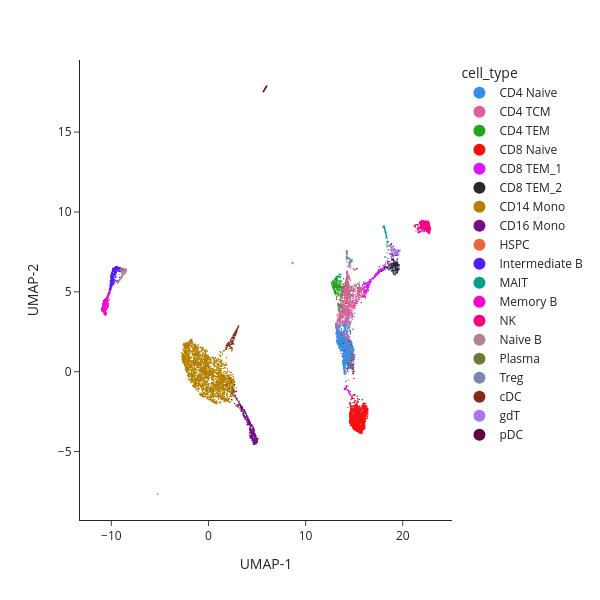

The cell this chart's notebook holds for it:
### Code cell
fig = snap.pl.umap(
    rna,
    color="cell_type",
    interactive=False,
    show=False,
    height=600,
    width=600,
)
fig.show()
# fig.update_layout(
#     legend=dict(
#         orientation="v",
#         yanchor="top",
#         y=1,
#         xanchor="left",
#         x=1.02,
#     ),
#     margin=dict(r=250),
# )

# fig.show()

### Figure 1 — Plotly figure (JSON) as saved in the notebook; plotly's stock layout.template omitted (floating-point values rounded to 4 significant figures; data arrays with more than 128 entries replaced by an {"elided": "..."} marker saying what was removed)
{"data": [{"hovertemplate": "cell_type=CD4 Naive<br>UMAP-1=%{x}<br>UMAP-2=%{y}<extra></extra>", "legendgroup": "CD4 Naive", "marker": {"color": "#2E91E5", "opacity": 1, "size": 1.41, "symbol": "circle"}, "mode": "markers", "name": "CD4 Naive", "showlegend": true, "type": "scattergl", "x": {"elided": "1382 float values"}, "xaxis": "x", "y": {"elided": "1382 float values"}, "yaxis": "y"}, {"hovertemplate": "cell_type=CD4 TCM<br>UMAP-1=%{x}<br>UMAP-2=%{y}<extra></extra>", "legendgroup": "CD4 TCM", "marker": {"color": "#E15F99", "opacity": 1, "size": 1.41, "symbol": "circle"}, "mode": "markers", "name": "CD4 TCM", "showlegend": true, "type": "scattergl", "x": {"elided": "1113 float values"}, "xaxis": "x", "y": {"elided": "1113 float values"}, "yaxis": "y"}, {"hovertemplate": "cell_type=CD4 TEM<br>UMAP-1=%{x}<br>UMAP-2=%{y}<extra></extra>", "legendgroup": "CD4 TEM", "marker": {"color": "#1CA71C", "opacity": 1, "size": 1.41, "symbol": "circle"}, "mode": "markers", "name": "CD4 TEM", "showlegend": true, "type": "scattergl", "x": {"elided": "286 float values"}, "xaxis": "x", "y": {"elided": "286 float values"}, "yaxis": "y"}, {"hovertemplate": "cell_type=CD8 Naive<br>UMAP-1=%{x}<br>UMAP-2=%{y}<extra></extra>", "legendgroup": "CD8 Naive", "marker": {"color": "#FB0D0D", "opacity": 1, "size": 1.41, "symbol": "circle"}, "mode": "markers", "name": "CD8 Naive", "showlegend": true, "type": "scattergl", "x": {"elided": "1354 float values"}, "xaxis": "x", "y": {"elided": "1354 float values"}, "yaxis": "y"}, {"hovertemplate": "cell_type=CD8 TEM_1<br>UMAP-1=%{x}<br>UMAP-2=%{y}<extra></extra>", "legendgroup": "CD8 TEM_1", "marker": {"color": "#DA16FF", "opacity": 1, "size": 1.41, "symbol": "circle"}, "mode": "markers", "name": "CD8 TEM_1", "showlegend": true, "type": "scattergl", "x": {"elided": "322 float values"}, "xaxis": "x", "y": {"elided": "322 float values"}, "yaxis": "y"}, {"hovertemplate": "cell_type=CD8 TEM_2<br>UMAP-1=%{x}<br>UMAP-2=%{y}<extra></extra>", "legendgroup": "CD8 TEM_2", "marker": {"color": "#222A2A", "opacity": 1, "size": 1.41, "symbol": "circle"}, "mode": "markers", "name": "CD8 TEM_2", "showlegend": true, "type": "scattergl", "x": {"elided": "315 float values"}, "xaxis": "x", "y": {"elided": "315 float values"}, "yaxis": "y"}, {"hovertemplate": "cell_type=CD14 Mono<br>UMAP-1=%{x}<br>UMAP-2=%{y}<extra></extra>", "legendgroup": "CD14 Mono", "marker": {"color": "#B68100", "opacity": 1, "size": 1.41, "symbol": "circle"}, "mode": "markers", "name": "CD14 Mono", "showlegend": true, "type": "scattergl", "x": {"elided": "2554 float values"}, "xaxis": "x", "y": {"elided": "2554 float values"}, "yaxis": "y"}, {"hovertemplate": "cell_type=CD16 Mono<br>UMAP-1=%{x}<br>UMAP-2=%{y}<extra></extra>", "legendgroup": "CD16 Mono", "marker": {"color": "#750D86", "opacity": 1, "size": 1.41, "symbol": "circle"}, "mode": "markers", "name": "CD16 Mono", "showlegend": true, "type": "scattergl", "x": {"elided": "442 float values"}, "xaxis": "x", "y": {"elided": "442 float values"}, "yaxis": "y"}, {"hovertemplate": "cell_type=HSPC<br>UMAP-1=%{x}<br>UMAP-2=%{y}<extra></extra>", "legendgroup": "HSPC", "marker": {"color": "#EB663B", "opacity": 1, "size": 1.41, "symbol": "circle"}, "mode": "markers", "name": "HSPC", "showlegend": true, "type": "scattergl", "x": [8.612, 8.612, 8.602, 8.608, 8.617, 8.609, 8.611, 8.61, 8.611, 8.61, 8.609, 8.612, 8.616, 8.607, 8.609, 8.609, 8.601], "xaxis": "x", "y": [6.822, 6.822, 6.83, 6.822, 6.821, 6.823, 6.823, 6.823, 6.823, 6.823, 6.823, 6.823, 6.821, 6.821, 6.824, 6.823, 6.817], "yaxis": "y"}, {"hovertemplate": "cell_type=Intermediate B<br>UMAP-1=%{x}<br>UMAP-2=%{y}<extra></extra>", "legendgroup": "Intermediate B", "marker": {"color": "#511CFB", "opacity": 1, "size": 1.41, "symbol": "circle"}, "mode": "markers", "name": "Intermediate B", "showlegend": true, "type": "scattergl", "x": {"elided": "300 float values"}, "xaxis": "x", "y": {"elided": "300 float values"}, "yaxis": "y"}, {"hovertemplate": "cell_type=MAIT<br>UMAP-1=%{x}<br>UMAP-2=%{y}<extra></extra>", "legendgroup": "MAIT", "marker": {"color": "#00A08B", "opacity": 1, "size": 1.41, "symbol": "circle"}, "mode": "markers", "name": "MAIT", "showlegend": true, "type": "scattergl", "x": {"elided": "130 float values"}, "xaxis": "x", "y": {"elided": "130 float values"}, "yaxis": "y"}, {"hovertemplate": "cell_type=Memory B<br>UMAP-1=%{x}<br>UMAP-2=%{y}<extra></extra>", "legendgroup": "Memory B", "marker": {"color": "#FB00D1", "opacity": 1, "size": 1.41, "symbol": "circle"}, "mode": "markers", "name": "Memory B", "showlegend": true, "type": "scattergl", "x": {"elided": "298 float values"}, "xaxis": "x", "y": {"elided": "298 float values"}, "yaxis": "y"}, {"hovertemplate": "cell_type=NK<br>UMAP-1=%{x}<br>UMAP-2=%{y}<extra></extra>", "legendgroup": "NK", "marker": {"color": "#FC0080", "opacity": 1, "size": 1.41, "symbol": "circle"}, "mode": "markers", "name": "NK", "showlegend": true, "type": "scattergl", "x": {"elided": "403 float values"}, "xaxis": "x", "y": {"elided": "403 float values"}, "yaxis": "y"}, {"hovertemplate": "cell_type=Naive B<br>UMAP-1=%{x}<br>UMAP-2=%{y}<extra></extra>", "legendgroup": "Naive B", "marker": {"color": "#B2828D", "opacity": 1, "size": 1.41, "symbol": "circle"}, "mode": "markers", "name": "Naive B", "showlegend": true, "type": "scattergl", "x": [-8.72, -8.812, -8.58, -8.618, -8.463, -8.889, -8.73, -8.476, -8.519, -8.746, -8.589, -9.65, -9.201, -8.499, -8.686, -8.879, -9.324, -8.666, -8.745, -8.629, -8.689, -8.851, -8.806, -8.54, -8.777, -8.69, -8.578, -8.673, -8.607, -8.529, -8.632, -8.904, -8.744, -9.237, -9.305, -8.665, -8.534, -8.641, -9.115, -8.475, -8.534, -8.69, -8.735, -8.966, -9.005, -8.55, -8.71, -9.041, -8.659, -9.321, -8.848, -8.623, -8.701, -8.619, -8.98, -8.654, -9.591, -9.049, -8.62, -8.615, -8.625, -9.31, -8.942, -8.585, -8.732, -8.856, -8.663, -8.904, -8.466, -8.657, -8.513, -8.562, -8.71, -8.862, -9.178, -9.318, -8.51, -8.733, -8.451, -8.764, -9.301, -9.134, -8.728, -8.719, -8.726, -8.997, -8.688, -8.587, -8.622, -8.676, -8.84, -8.901, -8.508, -8.452, -8.973, -9.036, -8.449, -8.588, -8.516, -8.557, -8.443, -8.897, -8.575, -9.115, -8.815, -8.889, -8.638, -9.075, -8.703, -8.626, -8.556, -8.725, -8.669, -8.876, -8.445, -8.716, -8.58, -9.35, -8.879, -8.467, -8.446, -9.365, -8.668, -8.756, -8.606], "xaxis": "x", "y": [6.198, 6.129, 6.205, 6.304, 6.372, 6.284, 6.192, 6.386, 6.19, 6.192, 6.194, 5.587, 6.087, 6.292, 6.089, 6.458, 5.536, 6.2, 6.277, 6.323, 6.412, 6.016, 6.44, 6.426, 6.092, 6.419, 6.328, 6.169, 6.401, 6.265, 6.318, 6.326, 6.192, 5.619, 5.69, 6.422, 6.312, 6.431, 5.725, 6.359, 6.242, 6.376, 6.16, 5.93, 6.45, 6.186, 6.151, 6.419, 6.281, 5.575, 6.058, 6.305, 6.259, 6.315, 6.184, 6.368, 5.992, 5.809, 6.323, 6.32, 6.337, 5.62, 6.146, 6.385, 6.144, 6.067, 6.352, 6.216, 6.366, 6.326, 6.397, 6.273, 6.162, 6.32, 5.712, 5.65, 6.345, 6.458, 6.396, 6.163, 5.59, 5.788, 6.402, 6.123, 6.324, 6.316, 6.373, 6.215, 6.187, 6.186, 6.018, 5.897, 6.288, 6.409, 5.876, 5.825, 6.391, 6.197, 6.236, 6.322, 6.385, 6.494, 6.283, 6.387, 6.083, 6.474, 6.397, 5.782, 6.387, 6.201, 6.393, 6.173, 6.182, 6.032, 6.367, 6.222, 6.392, 5.703, 6.268, 6.297, 6.411, 6.278, 6.334, 6.206, 6.231], "yaxis": "y"}, {"hovertemplate": "cell_type=Plasma<br>UMAP-1=%{x}<br>UMAP-2=%{y}<extra></extra>", "legendgroup": "Plasma", "marker": {"color": "#6C7C32", "opacity": 1, "size": 1.41, "symbol": "circle"}, "mode": "markers", "name": "Plasma", "showlegend": true, "type": "scattergl", "x": [-5.235, -5.234, -5.234, -5.234, -5.234, -5.234, -5.234, -5.235, -5.234, -5.234, -5.234, -5.234], "xaxis": "x", "y": [-7.656, -7.659, -7.659, -7.659, -7.659, -7.659, -7.659, -7.659, -7.659, -7.659, -7.659, -7.659], "yaxis": "y"}, {"hovertemplate": "cell_type=Treg<br>UMAP-1=%{x}<br>UMAP-2=%{y}<extra></extra>", "legendgroup": "Treg", "marker": {"color": "#778AAE", "opacity": 1, "size": 1.41, "symbol": "circle"}, "mode": "markers", "name": "Treg", "showlegend": true, "type": "scattergl", "x": {"elided": "157 float values"}, "xaxis": "x", "y": {"elided": "157 float values"}, "yaxis": "y"}, {"hovertemplate": "cell_type=cDC<br>UMAP-1=%{x}<br>UMAP-2=%{y}<extra></extra>", "legendgroup": "cDC", "marker": {"color": "#862A16", "opacity": 1, "size": 1.41, "symbol": "circle"}, "mode": "markers", "name": "cDC", "showlegend": true, "type": "scattergl", "x": {"elided": "180 float values"}, "xaxis": "x", "y": {"elided": "180 float values"}, "yaxis": "y"}, {"hovertemplate": "cell_type=gdT<br>UMAP-1=%{x}<br>UMAP-2=%{y}<extra></extra>", "legendgroup": "gdT", "marker": {"color": "#A777F1", "opacity": 1, "size": 1.41, "symbol": "circle"}, "mode": "markers", "name": "gdT", "showlegend": true, "type": "scattergl", "x": {"elided": "143 float values"}, "xaxis": "x", "y": {"elided": "143 float values"}, "yaxis": "y"}, {"hovertemplate": "cell_type=pDC<br>UMAP-1=%{x}<br>UMAP-2=%{y}<extra></extra>", "legendgroup": "pDC", "marker": {"color": "#620042", "opacity": 1, "size": 1.41, "symbol": "circle"}, "mode": "markers", "name": "pDC", "showlegend": true, "type": "scattergl", "x": [5.886, 5.765, 5.847, 5.784, 5.844, 5.954, 5.821, 5.851, 5.99, 5.883, 5.84, 5.98, 5.907, 5.666, 5.81, 5.805, 5.78, 5.946, 5.886, 5.695, 5.957, 5.824, 5.825, 5.72, 5.931, 5.663, 5.868, 5.902, 5.693, 5.645, 5.926, 5.849, 5.657, 5.839, 5.677, 5.898, 5.903, 5.873, 5.962, 5.743, 5.638, 5.876, 5.838, 5.94, 5.898, 5.879, 5.856, 5.893, 5.852, 5.984, 5.83, 5.832, 5.832, 5.851, 5.914, 5.895, 5.769, 5.827, 5.884, 5.93, 5.842, 5.769, 5.77, 5.722, 5.91, 5.894, 5.943, 5.73, 5.76, 5.806, 5.739, 5.811, 5.916, 5.976, 5.902, 5.915, 5.866, 5.828, 5.88, 5.874, 5.869, 5.707, 5.796, 5.755, 5.959, 5.869, 5.907, 5.904, 5.898, 5.839, 5.82, 5.953, 5.834, 5.962, 5.881, 5.791, 5.865, 5.891], "xaxis": "x", "y": [17.78, 17.66, 17.74, 17.68, 17.74, 17.85, 17.72, 17.75, 17.89, 17.78, 17.74, 17.88, 17.8, 17.55, 17.71, 17.7, 17.67, 17.84, 17.78, 17.58, 17.85, 17.72, 17.72, 17.61, 17.83, 17.55, 17.76, 17.8, 17.58, 17.53, 17.82, 17.75, 17.55, 17.73, 17.57, 17.79, 17.8, 17.77, 17.86, 17.64, 17.53, 17.77, 17.73, 17.84, 17.79, 17.77, 17.75, 17.79, 17.75, 17.88, 17.73, 17.73, 17.73, 17.75, 17.81, 17.79, 17.66, 17.72, 17.78, 17.83, 17.74, 17.66, 17.66, 17.61, 17.81, 17.79, 17.84, 17.62, 17.65, 17.7, 17.63, 17.71, 17.81, 17.88, 17.8, 17.81, 17.76, 17.72, 17.78, 17.77, 17.76, 17.6, 17.69, 17.65, 17.86, 17.77, 17.8, 17.8, 17.79, 17.73, 17.71, 17.85, 17.73, 17.86, 17.78, 17.68, 17.76, 17.79], "yaxis": "y"}], "layout": {"height": 600, "legend": {"itemsizing": "constant", "title": {"text": "cell_type"}, "tracegroupgap": 0}, "margin": {"t": 60}, "width": 600, "xaxis": {"anchor": "y", "domain": [0, 1], "title": {"text": "UMAP-1"}}, "yaxis": {"anchor": "x", "domain": [0, 1], "title": {"text": "UMAP-2"}}}}
